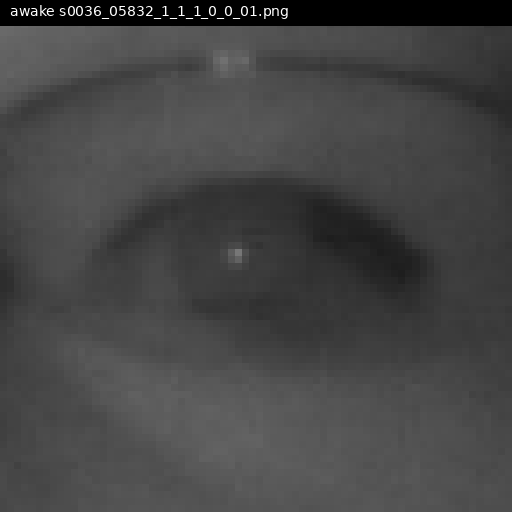
#> input picture glass1_samples/awake_0_s0036_05832_1_1_1_0_0_01.png, 512 x 512 px
$ python nir_heavy_reflection.py --input_dir glass1_samples --output_dir out
#> lines starting #> are read from the running program, lines starting #| are printed output that depends on the picture
#!/usr/bin/env python3
"""
NIR Glasses Reflection Generator - Grayscale + Heavy Glare
生成强反光+白斑的灰度NIR图像，覆盖到看不清眼睛的程度。
"""
import os
import argparse
import random
import numpy as np
from PIL import Image, ImageDraw, ImageFilter


def add_white_spots(img, num_spots=5, intensity=0.9):
    """在镜片区域添加多个过曝白斑（IR LED反射）"""
    w, h = img.size
    overlay = np.zeros((h, w), dtype=np.float32)

    for _ in range(num_spots):
        cx = random.randint(w // 6, 5 * w // 6)
        cy = random.randint(h // 8, 5 * h // 8)
        r = random.randint(max(3, w // 10), max(6, w // 5))

        # 多层光晕
        y, x = np.ogrid[-cy:h-cy, -cx:w-cx]
        dist = np.sqrt(x*x + y*y) / r
        spot = np.clip(1.0 - dist, 0, 1) ** 0.8 * intensity * 255
        overlay = np.maximum(overlay, spot)

    # 核心过曝
    for _ in range(random.randint(1, 3)):
        cx = random.randint(w // 5, 4 * w // 5)
        cy = random.randint(h // 5, 3 * h // 5)
        r = random.randint(max(2, w // 20), max(4, w // 12))
        y, x = np.ogrid[-cy:h-cy, -cx:w-cx]
        dist = np.sqrt(x*x + y*y) / r
        spot = np.clip(1.0 - dist, 0, 1) * 255
        overlay = np.maximum(overlay, spot)

    img_arr = np.array(img, dtype=np.float32)
    result = np.clip(img_arr + overlay, 0, 255).astype(np.uint8)
    return Image.fromarray(result)


def add_env_reflection_grayscale(img, env_img=None, intensity=0.7, blur_sigma=2.0):
    """灰度环境反射叠加"""
    w, h = img.size

    if env_img is None:
        env = img.convert('L')
    else:
        env = env_img.convert('L')

    if env.size != (w, h):
        env = env.resize((w, h), Image.BILINEAR)

    # 水平翻转 + 随机偏移
    env = env.transpose(Image.FLIP_LEFT_RIGHT)
    arr = np.array(env, dtype=np.float32)
    shift = random.randint(-h // 4, h // 4)
    arr = np.roll(arr, shift, axis=0)
    env = Image.fromarray(arr.astype(np.uint8))

    # 确保灰度
    if env.mode != 'L':
        env = env.convert('L')

    # 透视变形
    env = env.transform((w, h), Image.Transform.PERSPECTIVE,
                         (random.uniform(-0.1, 0.1), 0, 0,
                          0, 1, 0,
                          0, 0, 1),
                         Image.BICUBIC, fillcolor=0)

    # 高斯模糊
    env = env.filter(ImageFilter.GaussianBlur(radius=max(1, int(blur_sigma))))

    # 亮度增强（反射在NIR中通常偏亮）
    env_arr = np.array(env, dtype=np.float32)
    env_arr = np.clip(env_arr * random.uniform(1.0, 1.5), 0, 255)

    # 镜片mask - 矩形/圆角矩形（方框眼镜）
    mask = Image.new('L', (w, h), 0)
    draw = ImageDraw.Draw(mask)
    margin = random.randint(1, max(2, w // 15))
    x0, y0 = margin, margin
    x1, y1 = w - margin, h - margin
    # 圆角矩形
    radius = random.randint(3, max(4, min(w, h) // 6))
    draw.rounded_rectangle([x0, y0, x1, y1], radius=radius, fill=220)
    # 边缘柔和
    mask = mask.filter(ImageFilter.GaussianBlur(radius=3))

    # 叠加
    img_arr = np.array(img, dtype=np.float32)
    mask_arr = np.array(mask, dtype=np.float32) / 255.0
    alpha = mask_arr * intensity
    result = np.clip(img_arr * (1 - alpha) + env_arr * alpha, 0, 255).astype(np.uint8)
    return Image.fromarray(result)


def generate_heavy_reflection(img, env_img=None):
    """生成重度反射：环境反射 + 多个白斑"""
    # 先加环境反射（强）
    result = add_env_reflection_grayscale(
        img, env_img=env_img,
        intensity=random.uniform(0.5, 0.8),
        blur_sigma=random.uniform(1.0, 2.5)
    )
    # 再加白斑（IR LED过曝）
    result = add_white_spots(
        result,
        num_spots=random.randint(3, 8),
        intensity=random.uniform(0.7, 1.0)
    )
    return result


def main():
    parser = argparse.ArgumentParser()
    parser.add_argument('--input_dir', required=True)
    parser.add_argument('--output_dir', required=True)
    parser.add_argument('--num', type=int, default=1)
    parser.add_argument('--env_dir', default=None)
    parser.add_argument('--seed', type=int, default=None)
    args = parser.parse_args()

    if args.seed:
        random.seed(args.seed)
        np.random.seed(args.seed)

    exts = {'.png', '.jpg', '.jpeg', '.bmp'}
    files = sorted([f for f in os.listdir(args.input_dir) if os.path.splitext(f)[1].lower() in exts])

    env_imgs = []
    if args.env_dir and os.path.isdir(args.env_dir):
        for f in os.listdir(args.env_dir):
            if os.path.splitext(f)[1].lower() in exts:
                env_imgs.append(Image.open(os.path.join(args.env_dir, f)))
        print(f"Loaded {len(env_imgs)} environment images")

    os.makedirs(args.output_dir, exist_ok=True)
    count = 0
    for fname in files:
        img = Image.open(os.path.join(args.input_dir, fname)).convert('L')

        for i in range(args.num):
            env = random.choice(env_imgs) if env_imgs else None
            result = generate_heavy_reflection(img, env_img=env)

            if args.num == 1:
                out_name = fname
            else:
                base, ext = os.path.splitext(fname)
                out_name = f"{base}_refl{i}{ext}"

            result.save(os.path.join(args.output_dir, out_name))
            count += 1
#> this loop made 1 pass
#> pass 1, in add_env_reflection_grayscale, `env = env.transpose(Image.FLIP_LEFT_RIGHT)`:
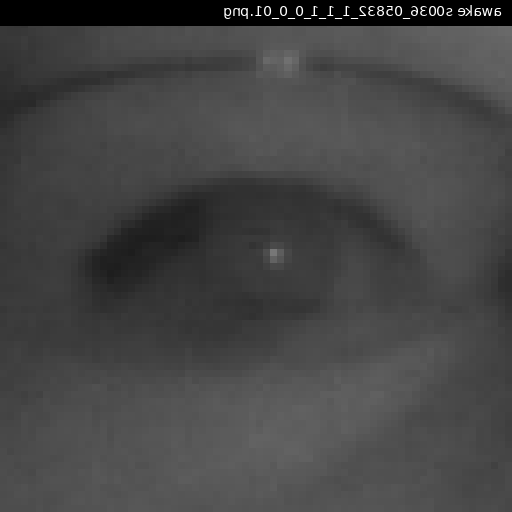
#> env: PIL image 512x512 L; min 0, max 255, mean 68.8
#> pass 1, in add_env_reflection_grayscale, `arr = np.roll(arr, shift, axis=0)`:
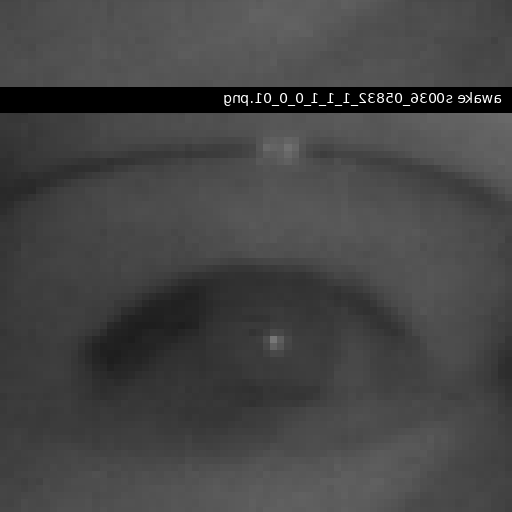
#> arr: shape (512, 512) float32; min 0, max 255, mean 68.8
#> after the loop:
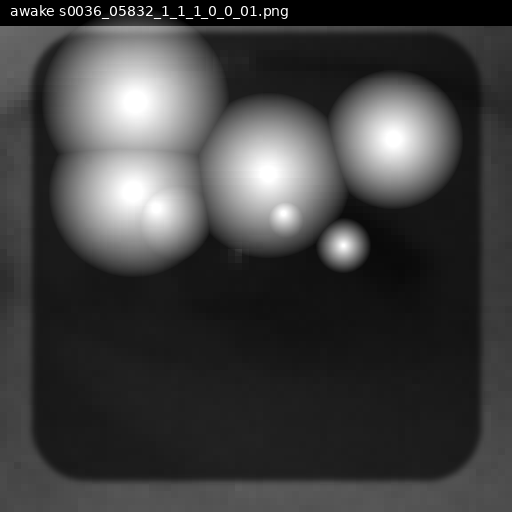
#> result: PIL image 512x512 L; min 0, max 255, mean 64.9
#> after the loop, count = 1
#> pass 2 of the loop in main, `for fname in files:`:
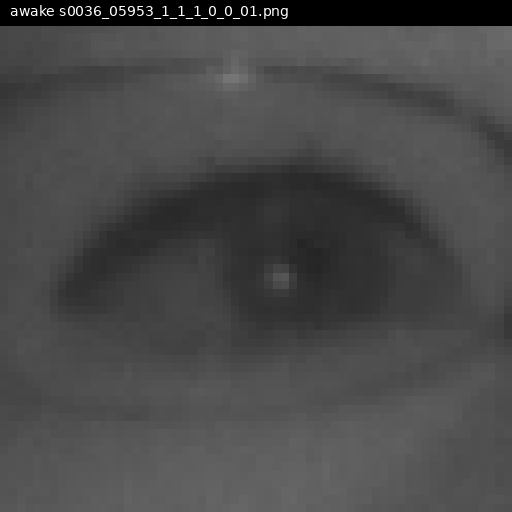
#> input picture glass1_samples/awake_1_s0036_05953_1_1_1_0_0_01.png, 512 x 512 px
#> the loop in main, `for i in range(args.num):` made 1 pass
#> (out_name, count) on pass 1: ('awake_1_s0036_05953_1_1_1_0_0_01.png', 2)
#> pass 1, in add_env_reflection_grayscale (call 2), `arr = np.roll(arr, shift, axis=0)`:
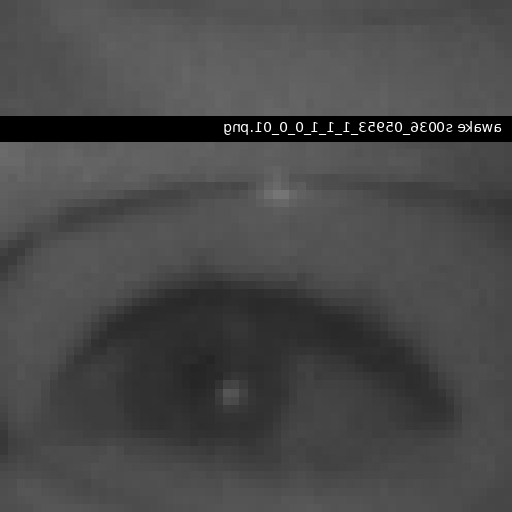
#> arr: shape (512, 512) float32; min 0, max 255, mean 72.4
#> after the loop in main, `for i in range(args.num):`:
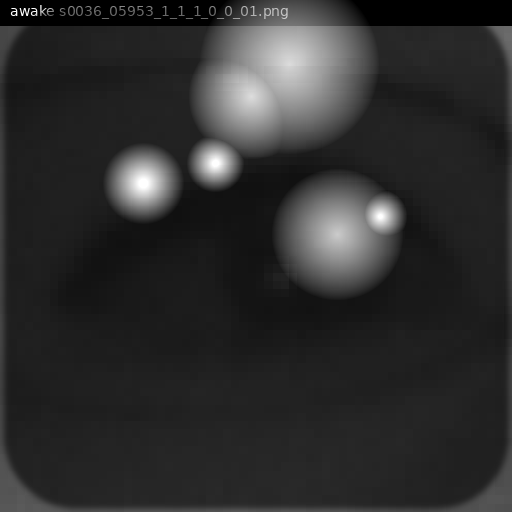
#> result: PIL image 512x512 L; min 0, max 255, mean 45.6
#> after the loop in main, `for i in range(args.num):`: count = 2

    print(f"Generated {count} images -> {args.output_dir}")
#| Generated 2 images -> out


if __name__ == '__main__':
    main()
